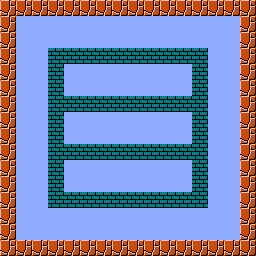

Tiled map render using the project's own tile images. Description and the whole map definition, tile-layer contents included, below:
An orthogonal 16x16 tile map with 16x16 px tiles, 1 tile layer (Tile Layer 1), 2 tilesets.

<map version="1.0" orientation="orthogonal" renderorder="right-down" width="16" height="16" tilewidth="16" tileheight="16" nextobjectid="1">
 <tileset firstgid="1" name="hm" tilewidth="1" tileheight="1" tilecount="0" />
 <tileset firstgid="1" name="ds" tilewidth="16" tileheight="16" tilecount="16">
  <image source="ds_tilemap.png" trans="ff00ff" width="64" height="64" />
 </tileset>
 <layer name="Tile Layer 1" width="16" height="16">
  <data encoding="csv">
1,1,1,1,1,1,1,1,1,1,1,1,1,1,1,1,
1,3,3,3,3,3,3,3,3,3,3,3,3,3,3,1,
1,3,3,3,3,3,3,3,3,3,3,3,3,3,3,1,
1,3,3,2,2,2,2,2,2,2,2,2,2,3,3,1,
1,3,3,2,3,3,3,3,3,3,3,3,2,3,3,1,
1,3,3,2,3,3,3,3,3,3,3,3,2,3,3,1,
1,3,3,2,2,2,2,2,2,2,2,2,2,3,3,1,
1,3,3,2,3,3,3,3,3,3,3,3,2,3,3,1,
1,3,3,2,3,3,3,3,3,3,3,3,2,3,3,1,
1,3,3,2,2,2,2,2,2,2,2,2,2,3,3,1,
1,3,3,2,3,3,3,3,3,3,3,3,2,3,3,1,
1,3,3,2,3,3,3,3,3,3,3,3,2,3,3,1,
1,3,3,2,2,2,2,2,2,2,2,2,2,3,3,1,
1,3,3,3,3,3,3,3,3,3,3,3,3,3,3,1,
1,3,3,3,3,3,3,3,3,3,3,3,3,3,3,1,
1,1,1,1,1,1,1,1,1,1,1,1,1,1,1,1
</data>
 </layer>
</map>